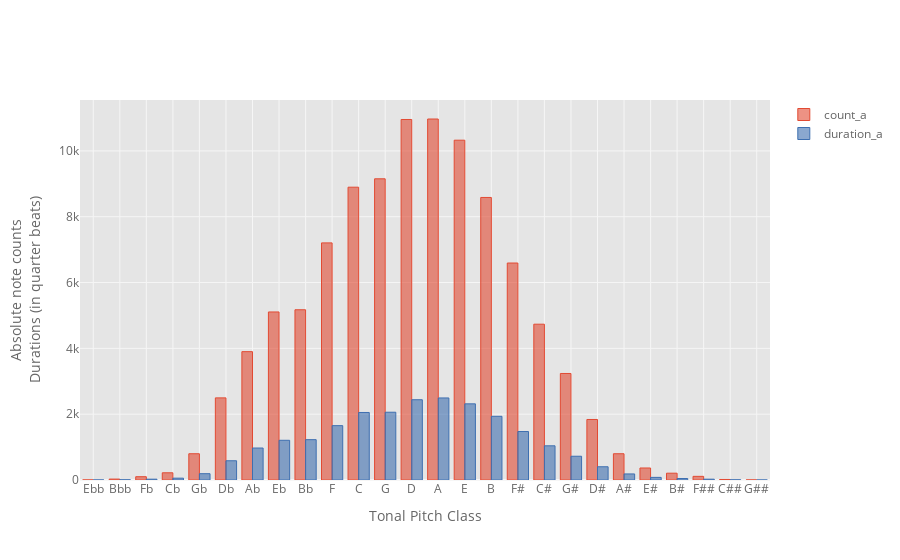

The cell this chart's notebook holds for it:
### Code cell
tpc_distribution[['count_a', 'duration_a']].iplot('bar', xTitle='Tonal Pitch Class', yTitle='Absolute note counts<br>Durations (in quarter beats)')

### Figure 1 — Plotly figure (JSON) as saved in the notebook; plotly's stock layout.template omitted (floating-point values rounded to 4 significant figures)
{"data": [{"marker": {"color": "rgba(226, 74, 51, 0.6)", "line": {"color": "rgba(226, 74, 51, 1.0)", "width": 1}}, "name": "count_a", "orientation": "v", "text": "", "type": "bar", "x": ["Ebb", "Bbb", "Fb", "Cb", "Gb", "Db", "Ab", "Eb", "Bb", "F", "C", "G", "D", "A", "E", "B", "F#", "C#", "G#", "D#", "A#", "E#", "B#", "F##", "C##", "G##"], "y": [2, 28, 100, 219, 798, 2495, 3900, 5106, 5173, 7205, 8897, 9152, 10954, 10969, 10325, 8585, 6593, 4734, 3237, 1839, 798, 365, 207, 111, 16, 2]}, {"marker": {"color": "rgba(62, 111, 176, 0.6)", "line": {"color": "rgba(62, 111, 176, 1.0)", "width": 1}}, "name": "duration_a", "orientation": "v", "text": "", "type": "bar", "x": ["Ebb", "Bbb", "Fb", "Cb", "Gb", "Db", "Ab", "Eb", "Bb", "F", "C", "G", "D", "A", "E", "B", "F#", "C#", "G#", "D#", "A#", "E#", "B#", "F##", "C##", "G##"], "y": [0.5, 5.688, 25, 56.03, 191.4, 585.1, 971.5, 1207.0, 1226.0, 1651.0, 2052.0, 2059.0, 2439.0, 2493.0, 2314.0, 1935.0, 1473.0, 1039, 721.9, 402.6, 184.1, 79.48, 45.19, 24.83, 4.75, 0.25]}], "layout": {"legend": {"bgcolor": "#FFFFFF", "font": {"color": "#666666"}}, "paper_bgcolor": "#FFFFFF", "plot_bgcolor": "#E5E5E5", "title": {"font": {"color": "#151516"}}, "xaxis": {"gridcolor": "#F6F6F6", "showgrid": true, "tickfont": {"color": "#666666"}, "title": {"font": {"color": "#666666"}, "text": "Tonal Pitch Class"}, "zerolinecolor": "#F6F6F6"}, "yaxis": {"gridcolor": "#F6F6F6", "showgrid": true, "tickfont": {"color": "#666666"}, "title": {"font": {"color": "#666666"}, "text": "Absolute note counts<br>Durations (in quarter beats)"}, "zerolinecolor": "#F6F6F6"}}}
